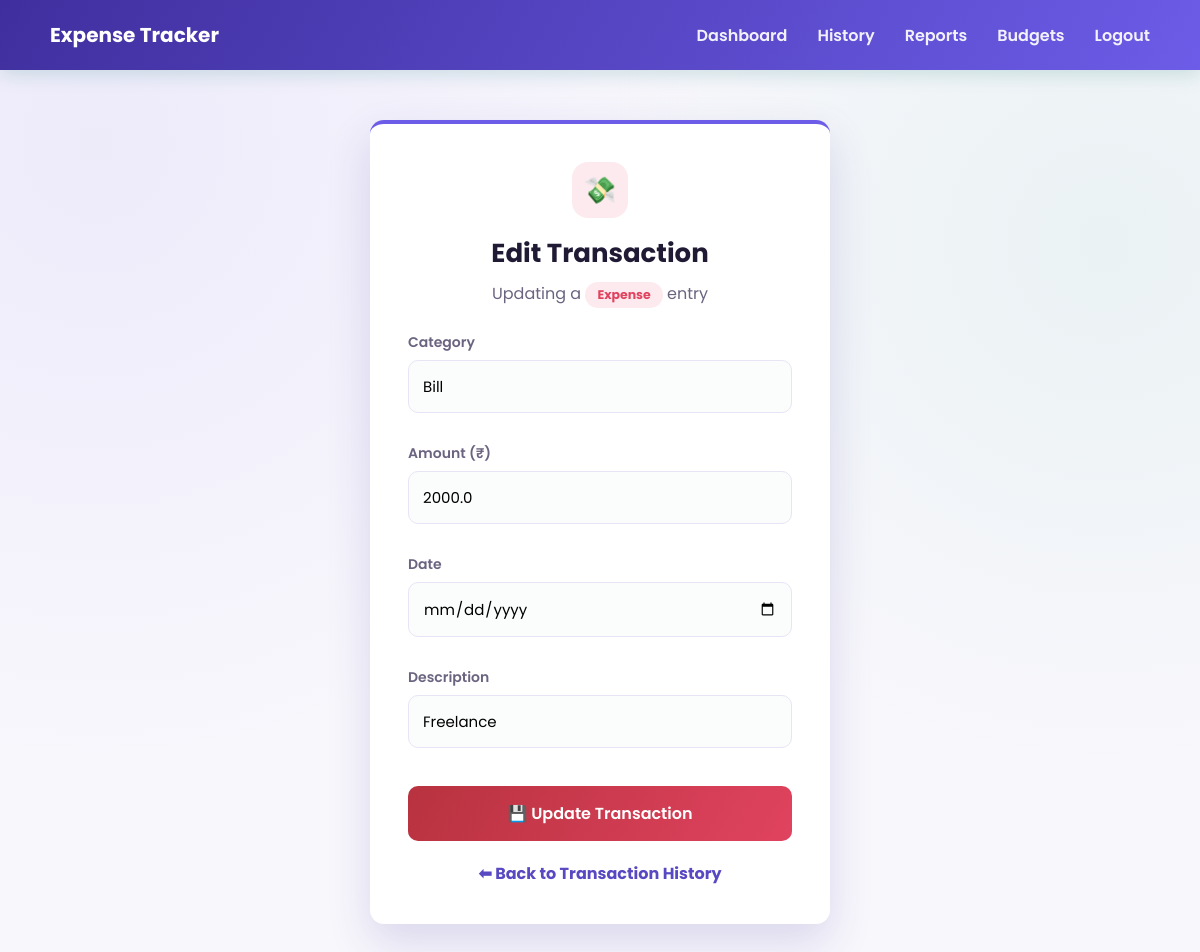
The page /edit_transaction/17 (signed in) on the database as committed earlier.
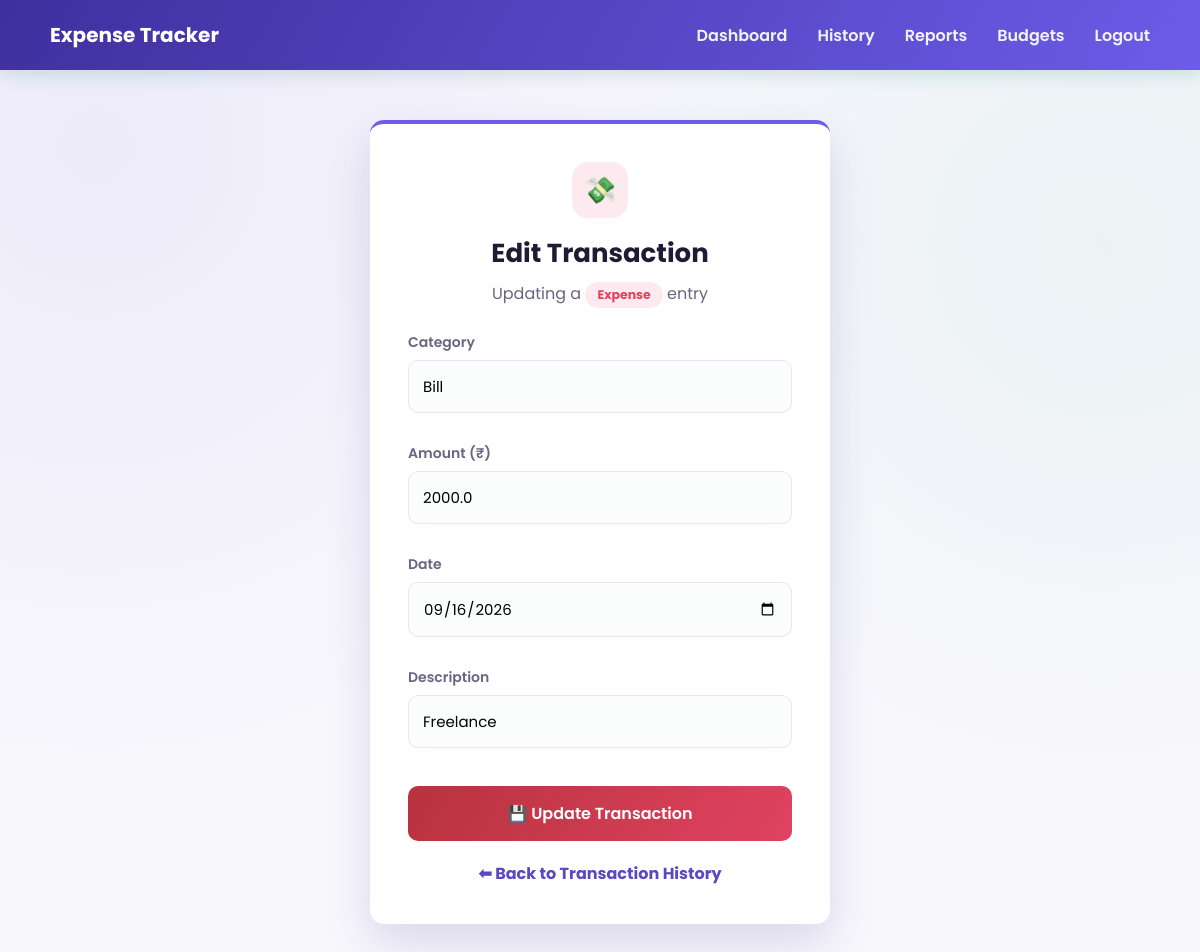
The same page on the database as committed later.
### tables this page shows
CREATE TABLE transactions(
    id INTEGER PRIMARY KEY AUTOINCREMENT,
    user_id INTEGER,
    type TEXT NOT NULL,
    amount REAL NOT NULL,
    category TEXT NOT NULL,
    description TEXT, date TEXT,
    FOREIGN KEY(user_id) REFERENCES users(id)
);

### app.py (the view, shortened to what this page needs)
@app.route("/edit_transaction/<int:transaction_id>", methods=["GET", "POST"])
@login_required
def edit_transaction(transaction_id):
    conn = get_db()
    cursor = conn.cursor()
    cursor.execute(
        "SELECT id, type, amount, category, description, date FROM transactions WHERE id=? AND user_id=?",
        (transaction_id, session["user_id"])
    )
    transaction = cursor.fetchone()
    if transaction is None:
        conn.close()
        flash("Transaction not found.")
        return redirect(url_for("transaction_history"))
    conn.close()
    return render_template("edit_transaction.html", transaction=transaction)

### app.py (called while the page is built)
def get_db():
    conn = sqlite3.connect(DB_NAME)
    conn.row_factory = sqlite3.Row
    return conn

def login_required(view_func):
    @wraps(view_func)
    def wrapped(*args, **kwargs):
        if "user_id" not in session:
            flash("Please log in to continue.")
            return redirect(url_for("login"))
        return view_func(*args, **kwargs)
    return wrapped

@app.context_processor
def inject_user():
    return {"current_user_name": session.get("user_name")}

### templates/edit_transaction.html (shortened to what this page needs)
<!DOCTYPE html>
<html lang="en">
<head>
    <link rel="stylesheet"
          href="{{ url_for('static', filename='css/style.css') }}">
</head>
<body>
<nav>
    <h2>Expense Tracker</h2>
    <ul>
        <li><a href="{{ url_for('dashboard') }}">Dashboard</a></li>
        <li><a href="{{ url_for('transaction_history') }}">History</a></li>
        <li><a href="{{ url_for('reports') }}">Reports</a></li>
        <li><a href="{{ url_for('budgets') }}">Budgets</a></li>
        <li><a href="{{ url_for('logout') }}">Logout</a></li>
    </ul>
</nav>
<div class="form-page">
    <div class="expense-container {{ 'income-mode' if transaction[1]=='Income' else 'expense-mode' }}">
        <div class="form-icon-header">{{ '💰' if transaction[1]=='Income' else '💸' }}</div>
        <h1>Edit Transaction</h1>
        <p class="form-subtext">
            Updating a
            <span class="type-badge {{ 'income' if transaction[1]=='Income' else 'expense' }}">{{ transaction[1] }}</span>
            entry
        </p>
        <form method="POST">
            <label>{{ 'Source' if transaction[1]=='Income' else 'Category' }}</label>
            <input
                type="text"
                name="category"
                value="{{ transaction[3] }}"
                required
            >
            <label>Amount (₹)</label>
            <input
                type="number"
                name="amount"
                min="0.01"
                step="0.01"
                value="{{ transaction[2] }}"
                required
            >
            <label>Date</label>
            <input
                type="date"
                name="date"
                value="{{ transaction[5] or '' }}"
                required
            >
            <label>Description</label>
            <input
                type="text"
                name="description"
                value="{{ transaction[4] or '' }}"
            >
            <button type="submit" class="primary-btn">
                💾 Update Transaction
            </button>
        </form>
        <a href="/transaction_history" class="back-btn">
            ⬅ Back to Transaction History
        </a>
    </div>
</div>
</body>
</html>

Rows that differ between the two databases and show on the page:
changed transactions "Category": date (not shown) → "09/16/2026"
